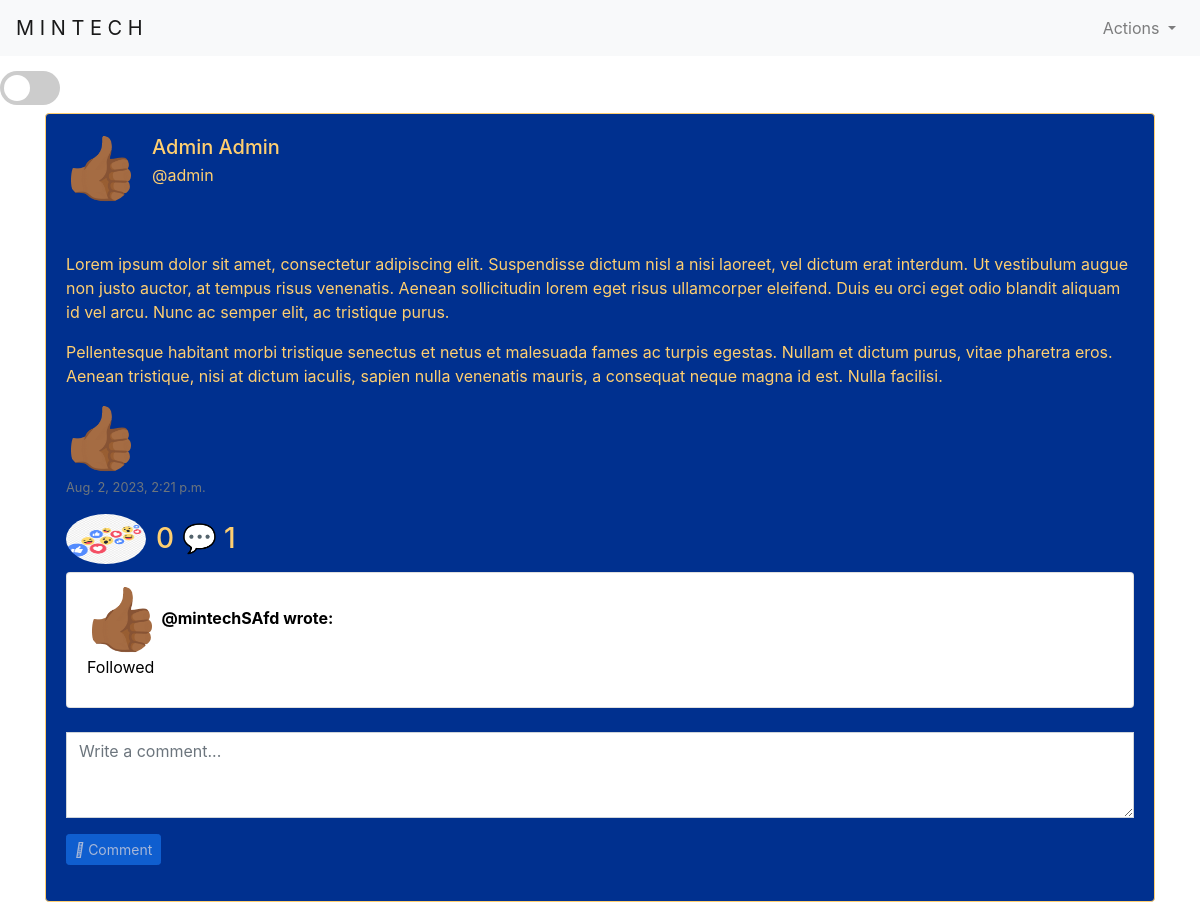
Before: /post_content/1 (signed in) with the older database file.
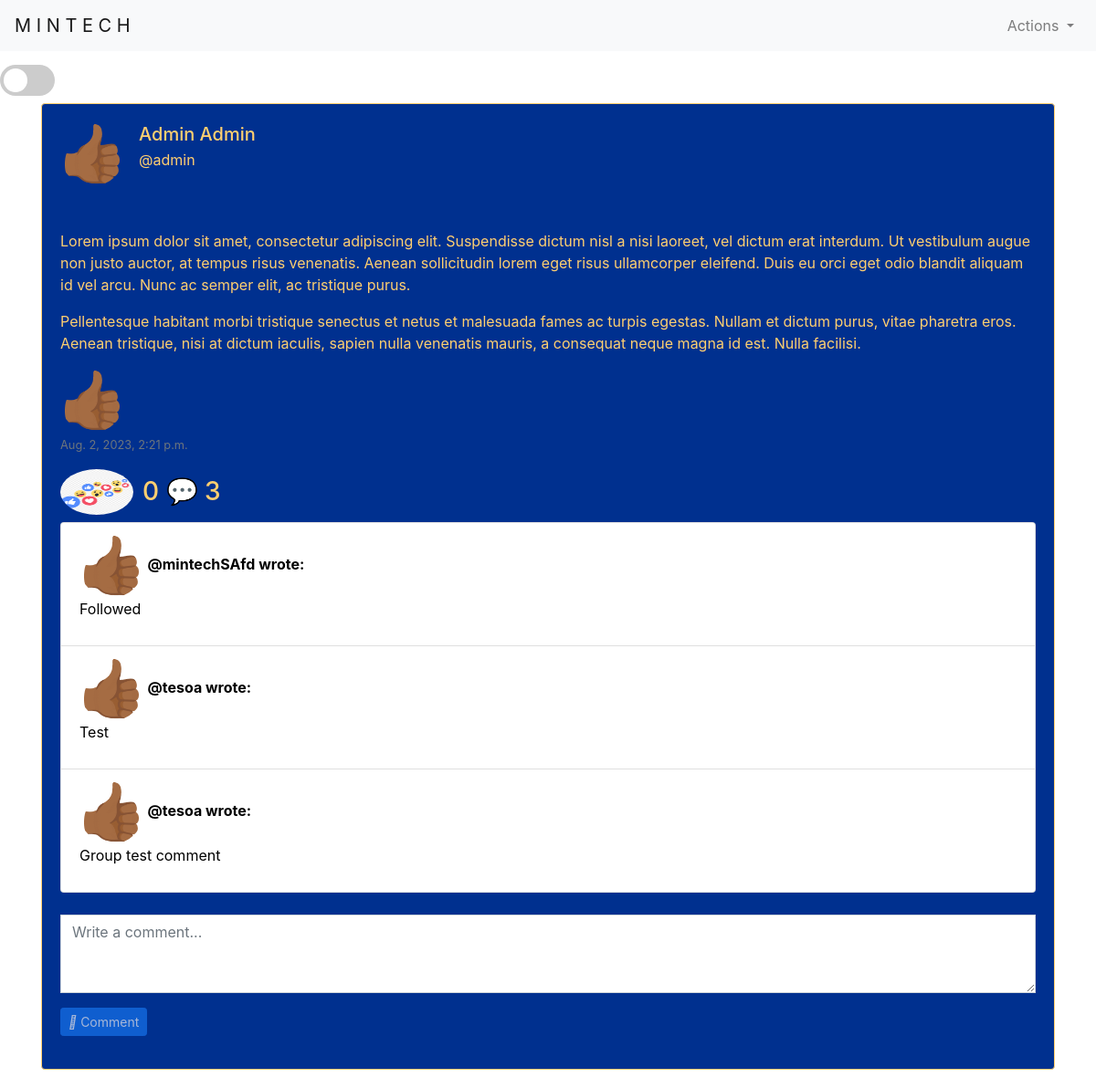
After: the same page with the newer database file.
### minsocial/models.py (models this page shows, shortened)
class Post(models.Model):
    user = models.ForeignKey(User, on_delete=models.CASCADE, blank=True, null=True, related_name="post_user")
    postContent = models.TextField(blank=True)
    timestamp = models.DateTimeField(auto_now_add=True)
    post_image = models.ImageField(upload_to='post_image/', null=True, blank=True)

class Comment(models.Model):
    author = models.ForeignKey(User, on_delete=models.CASCADE, blank=True, null=True, related_name="userComment")
    post = models.ForeignKey(Post, on_delete=models.CASCADE, blank=True, null=True, related_name="postComment")
    message = models.CharField(max_length=10000)

class User(AbstractUser):
    profile_pics = models.ImageField(upload_to='profile_pics/', null=True, blank=True)
    phone_number = models.CharField(max_length=20, null=True, blank=True)
    about = models.TextField(null=True, blank=True)

### minsocial/views.py (the view)
# urls.py: path("post_content/<int:post_id>", views.post_content, name="post_content"),
@login_required
def post_content(request, post_id):
    if not request.user.is_authenticated:
        return render(request, "network/error.html")
    post = Post.objects.get(pk=post_id)
    allComments = Comment.objects.filter(post=post)
    user = request.user
    return render(request, "network/post_content.html", {
        "posts": post,
        "allComments": allComments,
    })

### minsocial/templatetags/my_filters.py (called while the page is built)
@register.filter
def split_paragraphs(value):
    return value.split('\n')

### minsocial/templates/network/post_content.html (shortened to what this page needs)
{% extends "network/layout.html" %}
{% load custom_tags %}
{% load my_filters %}
{% load static %}
{% block body %}
<div class="index-container center-content">
  <label style="margin-top: 15px;" class="switch">
    <span class="slider round" id="toggleButton" onclick="toggleBackgroundColor()"></span>
  </label>
<div class="container">
  <div class="card">
    <div class="card-body">
      <div class="d-flex align-items-center">
        {% if posts.user.profile_pics %}
      <a href="{% url 'profile' user_id=posts.user.id %}">
        <img src="{{ posts.user.profile_pics.url }}" class="rounded-circle" width="70" height="70">
      </a>
      {% else %}
      <a href="{% url 'profile' user_id=posts.user.id %}">
        <img src="/media/post_image/hand.gif" class="rounded-circle" width="70" height="70">
      </a>
      {% endif %}
        <div class="ml-3">
          <h5 class="card-title mb-1">
          <a class="card-title" style="text-decoration: none;" href="{% url 'profile' user_id=posts.user.id %}">{{posts.user.first_name}} {{posts.user.last_name}}
          </h5>
          <p class="mb-0">
            <p>@{{posts.user.username}}</p></a>
          </p>
        </div>
          </div>
          <br>
          <br>
      <div class="card-text" id="content_{{ posts.id }}">
        {% for paragraph in posts.postContent|split_paragraphs %}
        <p>{{ paragraph|urlize }}</p>
        {% endfor %}
          {% if posts.post_image %}
          <div class="card-body">
            <div class="image-container">
              <img src="{{ posts.post_image.url }}" class="img-fluid desktop-image" alt="Post Image">
            </div>
          </div>
          {% else %}
                        <a href="{% url 'profile' user_id=posts.user.id %}">
                            <img src="/media/post_image/hand.gif" class="rounded-circle" width="70" height="70">
                        </a>
          {% endif %}
      <p class="card-text"><small class="text-muted">{{ posts.timestamp }}</small></p>
      {% include 'network/likes.html' %}
      <ul class="list-group">
        {% for comment in posts.postComment.all %}
        <li class="list-group-item">
          {% if comment.author.profile_pics %}
      <a href="{% url 'profile' user_id=comment.author.id %}">
        <img src="{{ comment.author.profile_pics.url }}" class="rounded-circle" width="70" height="70">
      </a>
      {% else %}
      <a href="{% url 'profile' user_id=comment.author.id %}">
        <img src="/media/post_image/hand.gif" class="rounded-circle" width="70" height="70">
      </a>
      {% endif %}
          <strong style="color: black;"><a href="{% url 'profile' user_id=comment.author.id %}"><span style="color: black;">@{{ comment.author.username }}</span></a> wrote:</strong>
          <div class="card-text" id="content_{{ comment.id }}">
            {% for paragraph in comment.message|split_paragraphs %}
            <p style="color: black;">{{ paragraph|urlize }}</p>
            {% endfor %}
          </div>
        </li>
        {% empty %}
        <li class="list-group-item" style="color: black;">No comment yet.</li>
        {% endfor %}
      </ul>
      <br>
      {% if user.is_authenticated %}
      <form action="{% url 'addComment' post_id=posts.id %}" method="POST">
        <div class="form-group">
          <span class="comment-field">
            <textarea type="text" id="new-comment" name="newComment" class="form-control rounded-0 shadow-none" rows="3" placeholder="Write a comment..."></textarea>
          </span>
        </div>
        <div class="form-group">
          <span class="btn-comment">
            <button type="submit" class="btn btn-primary btn-sm" style="background-color: #1877f2; border-color: #1877f2;" id="comment-btn">
              <i class="fas fa-paper-plane"></i> Comment
            </button>
          </span>
        </div>
      </form>
      {% endif %}
    </div>
  </div>
{% endblock %}

### minsocial/templates/network/likes.html (shortened to what this page needs)
{% load custom_tags %}
{% load my_filters %}
{% load static %}
<div class="horizontal-container">
  <div class="">
    <h3 class="like-btn" data-post-id="{{ posts.id }}">
      <img src="/media/post_image/react.png" class="rounded-circle" alt="Shock" width="80" height="50">
    </h3>
  </div>
  {% with total_count=posts.postLove.count|add:posts.postHaha.count|add:posts.postSad.count|add:posts.postShock.count|add:posts.post_like.count %}
  <h3 onclick="opensModal('{{ posts.id }}')">
    <span style="color: #FFCF70;">{{ total_count }}</span> 💬 {{ posts.postComment.count }}
  </h3>
{% endwith %}
</div>

Changed rows visible on the page:
computed for Post "Admin": postComment.count "1" → "3"
added Comment: author.username "tesoa", message "Test"
added Comment: author.username "tesoa", message "Group test comment"
